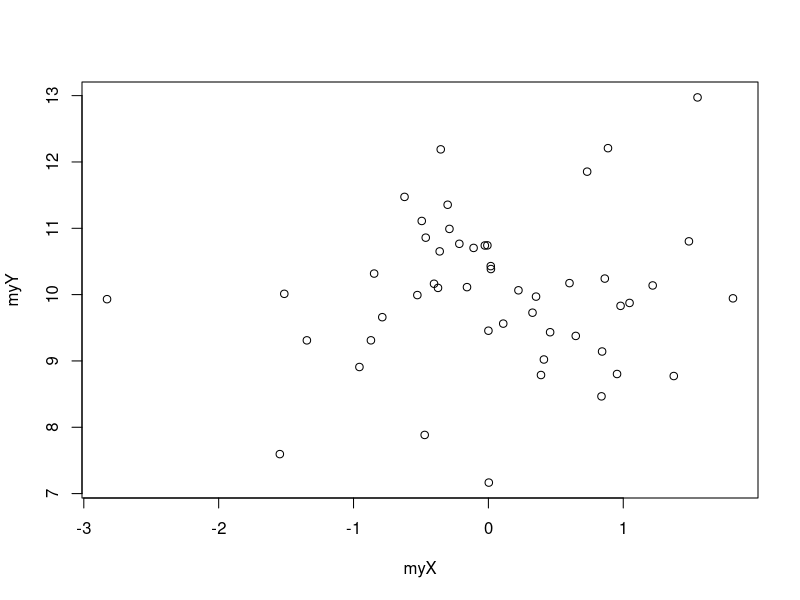
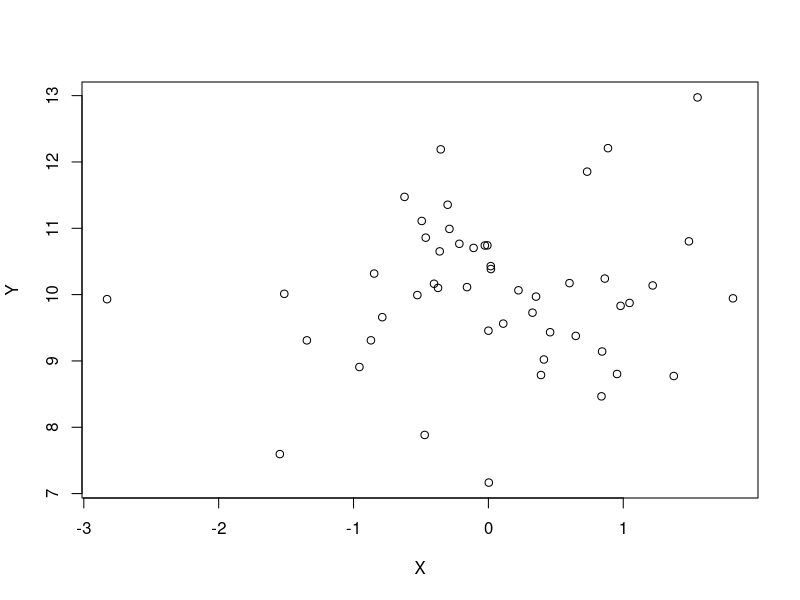
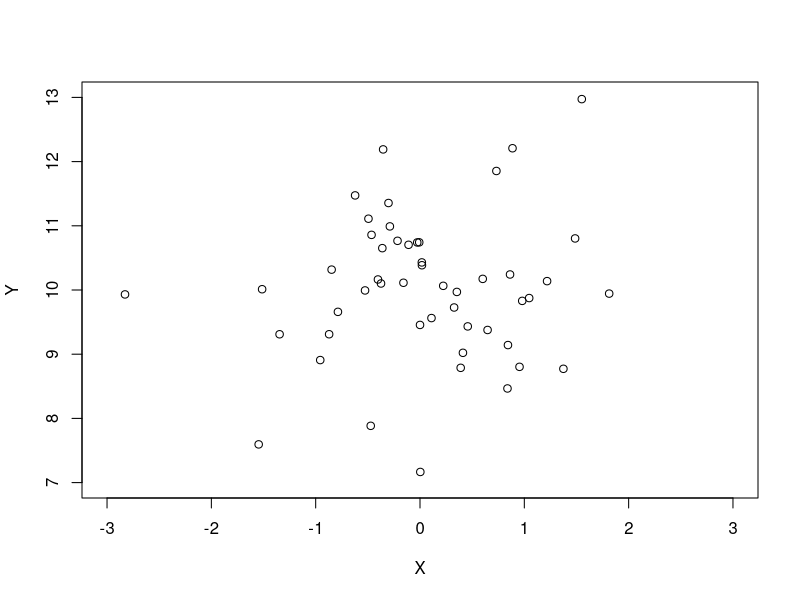
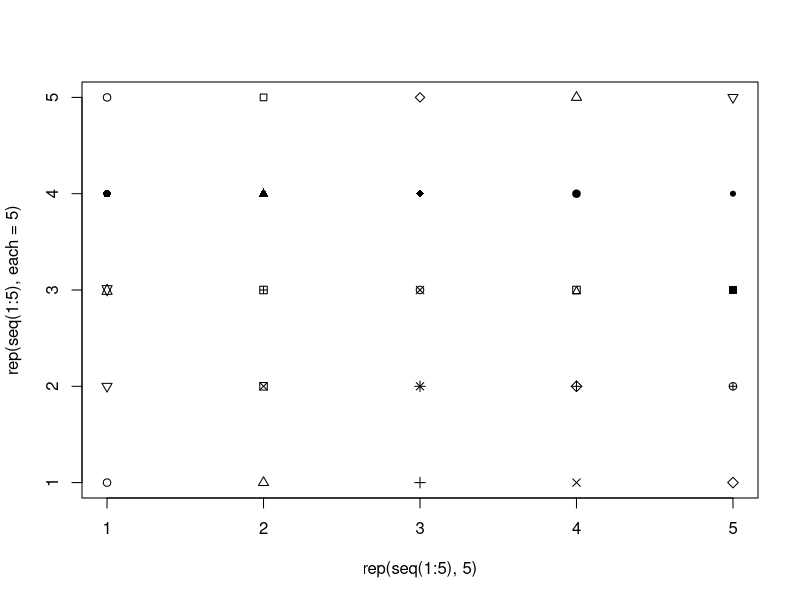
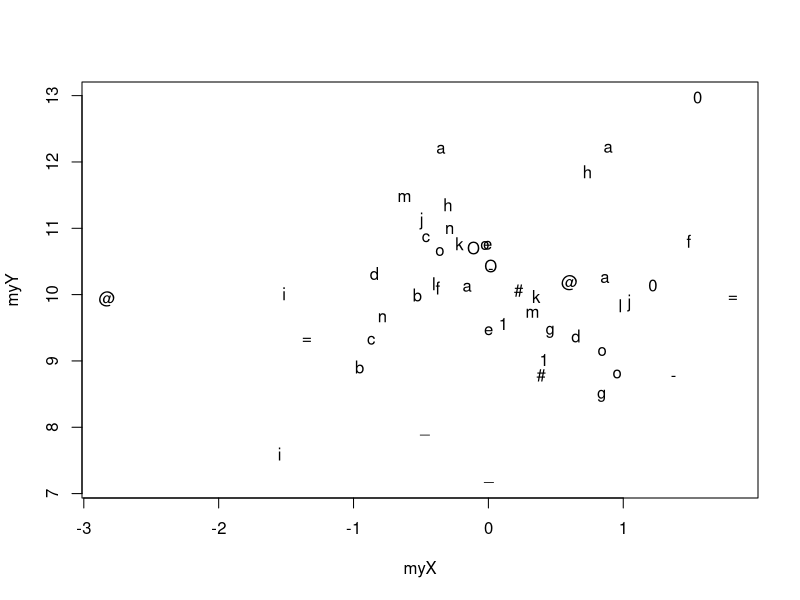
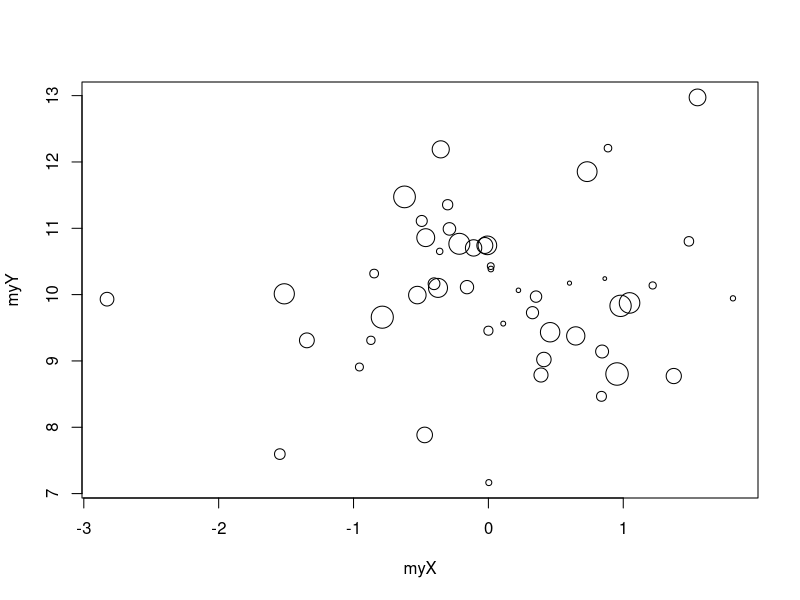
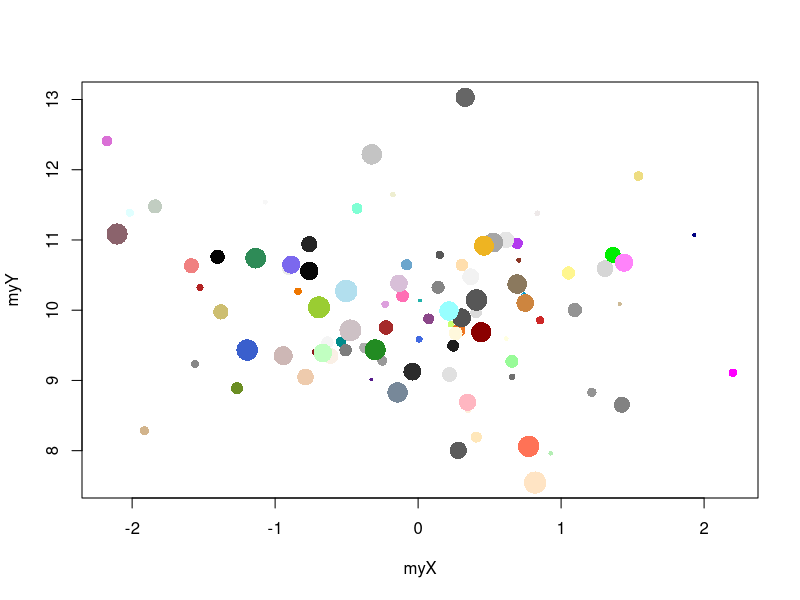
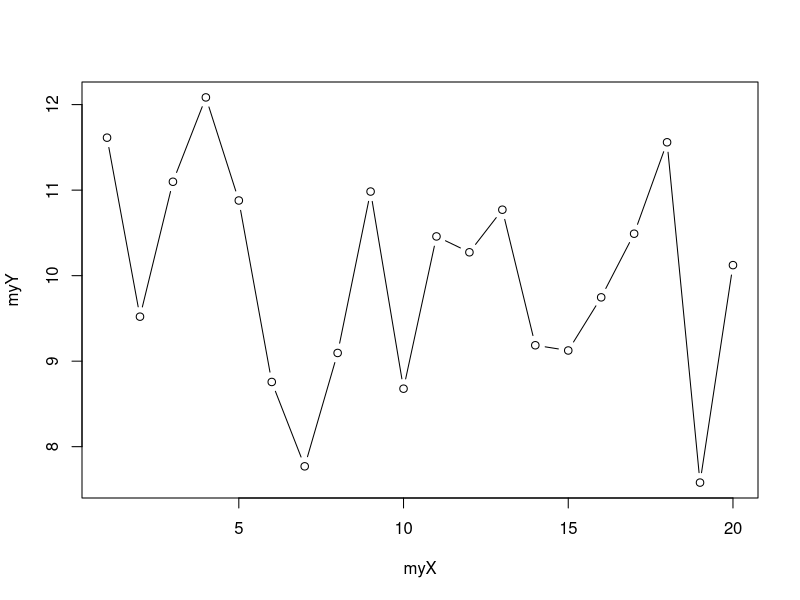

Here is the R script that generated these plots, in order:
## ---- chunk 1
myX <- rnorm(50, mean = 0, sd = 1)
myY <- rnorm(50, mean = 10, sd = 1)
plot(x = myX, y = myY)
## ---- chunk 2
plot(x = myX, y = myY, 
  xlab = "X", ylab = "Y")
## ---- chunk 3
plot(x = myX, y = myY, 
  xlab = "X", ylab = "Y", 
  xlim = c(-3, 3), ylim = c(7, 13))
## ---- chunk 4
plot(x = rep(seq(1:5), 5), y = rep(seq(1:5), each = 5),
  pch = 1:25)
plot(x = myX, y = myY, 
  pch = c("a", "@", "#", "1", "=", "-", "_", "o", "O", "0", letters[1:15]))
## ---- chunk 5
plot(x = myX, y = myY, 
  cex = seq(from = 0.5, to = 3, length.out = 50))
## ---- chunk 6
myX <- rnorm(100, mean = 0, sd = 1)
myY <- rnorm(100, mean = 10, sd = 1)
plot(x = myX, y = myY, 
  cex = seq(from = 0.5, to = 3, length.out = 100),
  pch = 16,
  col = sample(colors(), 100))
## ---- chunk 7
myX <- 1:20
myY <- rnorm(20, mean = 10, sd = 1)
plot(x = myX, y = myY, 
  type = 'b') # 'p', 'l', 'b', 'c', 'o', 'h', 's', 'S', 'n'
## ---- chunk 8
par(mfrow = c(1, 2))
plot(x = myX, y = myY, 
  type = 'b', pch = 16, cex = 3) 
grid(lwd = 3, lty = 1)
plot(x = myX, y = myY, 
  type = 'b', pch = 16, cex = 3, 
  panel.first = grid(lwd = 3, lty = 1)) 
par(mfrow = c(1, 1))
## ---- chunk 9
op <- par(no.readonly = TRUE)
par(mfrow = c(2, 2), mar = c(2, 2, 1, 1))
graph4 <- lapply(1:4, function(i){
  plot(x = rnorm(100), 
    y = rnorm(100), 
    col = i, pch = 16)
})
par(op)
## ---- chunk 10
myX <- rnorm(100)
myY <- rnorm(100)
plot(x = myX, y = myY, 
  xlim = c(-4, 4), ylim = c(-4, 4),   
  pch = 16, cex = 1.5, 
  col = sample(colors(), size = 100),
  panel.first = {
    grid()
    abline(v = c(min(myX), max(myX)), lty = 2)
    abline(h = c(min(myY), max(myY)), lty = 2)
    abline(v = mean(myX), lty = 1)
    abline(h = mean(myY), lty = 1)
})
## ---- chunk 11
myX <- rnorm(1000)
hist(myX, col = rainbow(15))
## ---- chunk 12
myX <- c(4, 5, 8)
barplot(myX, names.arg = c("A", "B", "C"))
## ---- chunk 13
op <- par(no.readonly = TRUE)
par(mfrow = c(1, 2), mar = c(2, 2, 1, 1))
myX <- matrix(c(4, 5, 8, 4, 6, 2), nrow = 2)
barplot(myX, names.arg = c("A", "B", "C"))
myX <- matrix(c(4, 5, 8, 4, 6, 2, 3, 4, 5), nrow = 3)
barplot(myX, names.arg = c("A", "B", "C"))
par(op)
## ---- chunk 14
op <- par(no.readonly = TRUE)
par(mar = c(2, 2, 1, 1))
myX <- rnorm(100)
myY <- rnorm(100)
myYCut <- table(cut(myY, breaks = -4:4))
myXCut <- table(cut(myX, breaks = -4:4))
layout(matrix(c(1, 1, 0, 
                2, 2, 3, 
                2, 2, 3), ncol = 3, byrow = TRUE))

barplot(myXCut, las = 3)
plot(x = myX, y = myY, 
     xlim = c(-4, 4), ylim = c(-4, 4), 
     panel.first = {grid()})
barplot(myYCut, las = 3, horiz = TRUE)
par(op)
